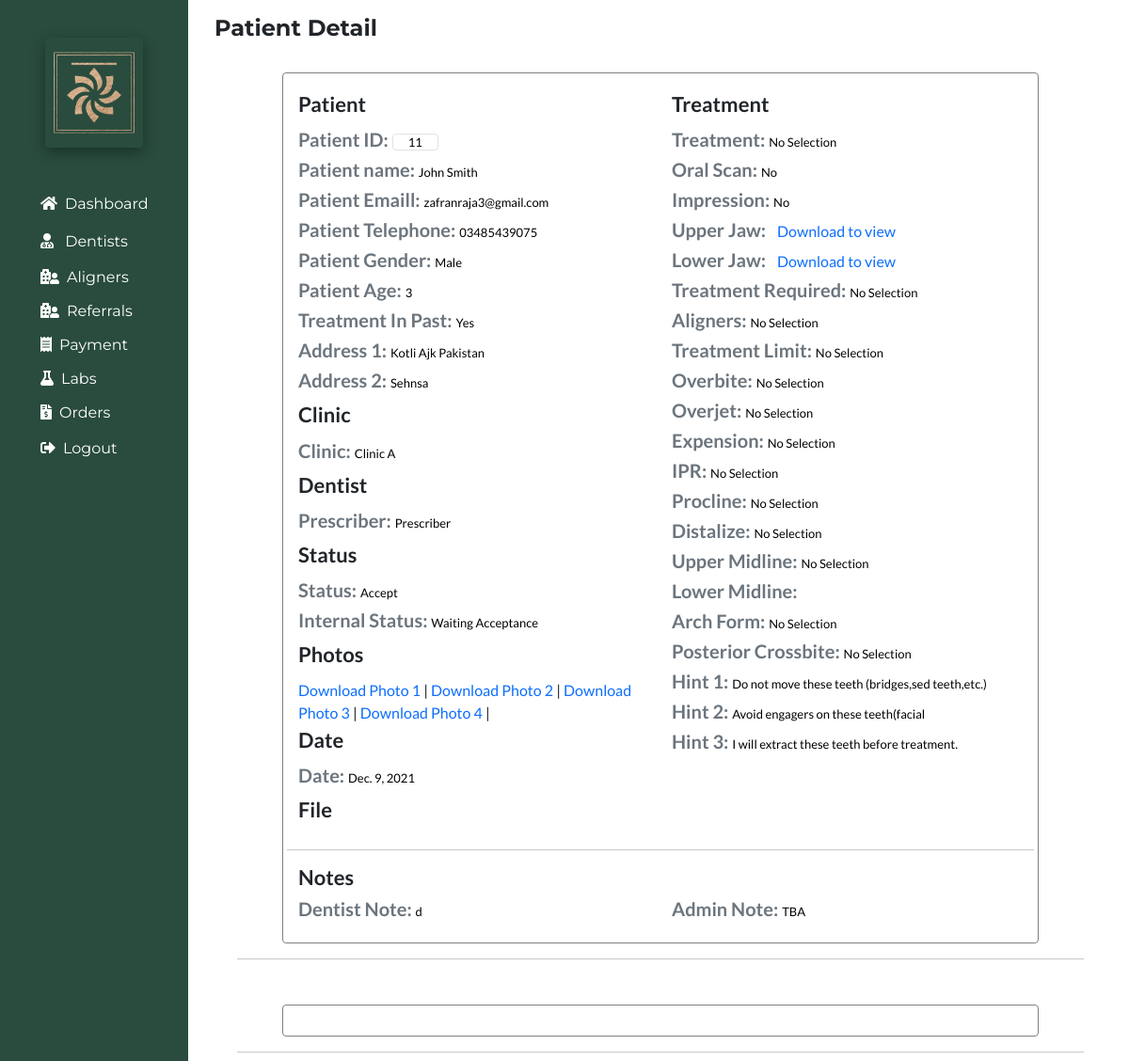
The app's page /patientdetail/11/ (signed in, upper part), older data.
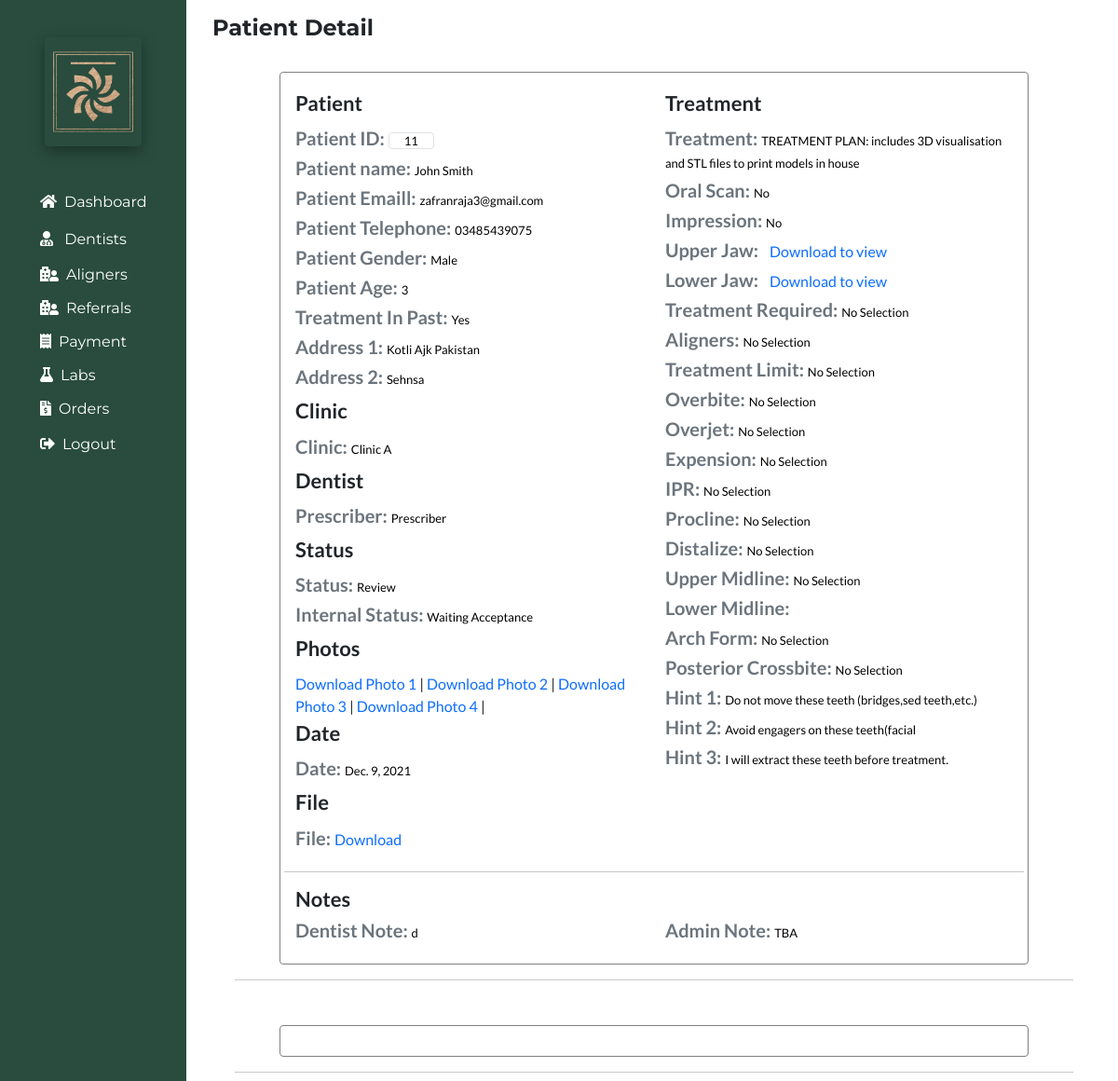
The same page, newer data.
### portfolioApp/models.py (models this page shows, shortened)
class Patient(models.Model):
    Dentist=models.ForeignKey(User,on_delete=models.CASCADE)
    Prescriber=models.CharField(max_length=100,null=True)
    Clinic=models.CharField(max_length=300,null=True)
    Email=models.CharField(max_length=300,null=True)
    Telephone=models.CharField(max_length=300,null=True)
    PatientName=models.CharField(max_length=100,null=True)
    Sex=models.CharField(max_length=100,null=True)
    TreatmentInPast=models.CharField(max_length=100,null=True)
    Age=models.CharField(max_length=100,null=True)
    Address1=models.CharField(max_length=100,null=True)
    Address2=models.CharField(max_length=100,null=True)
    OralScan=models.CharField(max_length=100,null=True)
    Impression=models.CharField(max_length=100,null=True)
    UpperJaw=models.FileField(null=True)
    LowerJaw=models.FileField(null=True)
    Photo1=models.ImageField(null=True)
    Photo2=models.ImageField(null=True)
    Photo3=models.ImageField(null=True)
    Photo4=models.ImageField(null=True)
    Treatment=models.CharField(max_length=50,null=True)
    TreatmentRequired=models.CharField(max_length=50,null=True)
    Aligners=models.CharField(max_length=50,null=True)
    TreatmentLimit=models.CharField(max_length=50,null=True)
    Overbite=models.CharField(max_length=50,null=True)
    Overjet=models.CharField(max_length=50,null=True)
    Expension=models.CharField(max_length=50,null=True)
    IPR=models.CharField(max_length=50,null=True)
    Procline=models.CharField(max_length=50,null=True)
    Distalize=models.CharField(max_length=50,null=True)
    UpperMidline=models.CharField(max_length=50,null=True)
    LoverMidline=models.CharField(max_length=50,null=True)
    ArchForm=models.CharField(max_length=50,null=True)
    PCrossbite=models.CharField(max_length=50,null=True)
    Hint1=models.CharField(max_length=50,null=True)
    Hint2=models.CharField(max_length=50,null=True)
    Hint3=models.CharField(max_length=50,null=True)
    DentistNote=models.TextField(default="Not Added",null=True)
    AdminNote=models.TextField(default="Not Added",null=True)
    Status=models.CharField(max_length=20,default="Pending",null=True,choices=(("Accept","Accept"),("Review","Review"),("Decline","Decline"),("On-Hold","On-Hold")
    ))
    InternalStatus=models.CharField(max_length=30,null=True,default="On")
    Date=models.DateField(auto_now_add=True)
    file=models.FileField(null=True)
    AdminStatus = models.CharField(max_length=1000,null=True)
    Stage = models.CharField(max_length=1000,null=True)
    Note = models.CharField(max_length=10000,null=True)
    Action = models.CharField(max_length=1000,null=True)

### portfolioApp/views.py (the view, shortened to what this page needs)
# urls.py: path('patientdetail/<int:id>/', views.patientdetail, name='patientdetail'),
@login_required(login_url='login')
def patientdetail(request,id):
    patient=Patient.objects.get(id=id)
    proposed=PatientProposedTreatment.objects.filter(Patient=patient).order_by('-id')[:1]
    adminuploads=ImageUploadAdmin.objects.filter(Patient=patient).order_by('-id')[:1]
    if "SubmitStatus" in request.POST:
        patient.Status=request.POST.get('Status')
        patient.save()
    if "SubmitInternalStatus" in request.POST:
        patient.InternalStatus=request.POST.get('InternalStatus')
        patient.save()
    context={
        'patient':patient,
        'proposed':proposed,
        'adminuploads':adminuploads,
    }
    return render(request, 'patientdetail.html', context)

### portfolioApp/templates/patientdetail.html (shortened to what the changed rows need)
{% extends 'base.html' %}
{% load static %}
{% block body %}
<section class="px-4">
<div class="container">
<div class="patient-details rounded mx-5 my-3 p-3"style="border:1px solid gray;">
<div class="row">
<div class="col-sm-6">
<h6><b class="text-secondary">Patient ID:</b>  <span class="border rounded px-3 py-0"style="font-size:13px;color:black;">{{patient.id}}</span></h6>
<h6><b class="text-secondary">Patient name:</b>  <span style="font-size:13px;color:black;">{{patient.PatientName}}</span></h6>
<h6><b class="text-secondary">Patient Emaill:</b>  <span style="font-size:13px;color:black;">{{patient.Email}}</span></h6>
<h6><b class="text-secondary">Patient Telephone:</b>  <span style="font-size:13px;color:black;">{{patient.Telephone}}</span></h6>
<h6><b class="text-secondary">Patient Gender:</b>  <span style="font-size:13px;color:black;">{{patient.Sex}}</span></h6>
<h6><b class="text-secondary">Patient Age:</b>  <span style="font-size:13px;color:black;">{{patient.Age}}</span></h6>
<h6><b class="text-secondary">Treatment In Past:</b>  <span style="font-size:13px;color:black;">{{patient.TreatmentInPast}}</span></h6>
<h6><b class="text-secondary">Address 1:</b>  <span style="font-size:13px;color:black;">{{patient.Address1}}</span></h6>
<h6><b class="text-secondary">Address 2:</b>  <span style="font-size:13px;color:black;">{{patient.Address2}}</span></h6>
<h6><b class="text-secondary">Clinic:</b>  <span style="font-size:13px;color:black;">{{patient.Clinic}}</span></h6>
<h6><b class="text-secondary">Prescriber:</b>  <span style="font-size:13px;color:black;">{{patient.Prescriber}}</span></h6>
<h6><b class="text-secondary">Status:</b>  <span style="font-size:13px;color:black;">{{patient.Status}}</span></h6>
<h6><b class="text-secondary">Internal Status:</b>  <span style="font-size:13px;color:black;">{{patient.InternalStatus}}</span></h6>
<h6><b class="text-secondary">Date:</b>  <span style="font-size:13px;color:black;">{{patient.Date}}</span></h6>
{% if patient.file %}
<h6><b class="text-secondary">File:</b>  <span style="font-size:13px;color:black;"><a class="text-primary py-1 my-3 rounded"href="{% url 'file_download' patient.id %}" download>Download</a></span></h6>
{% endif %}
</div>
<div class="col-sm-6">
<h6><b class="text-secondary">Treatment:</b>  <span style="font-size:13px;color:black;">{{patient.Treatment}}</span></h6>
<h6><b class="text-secondary">Oral Scan:</b>  <span style="font-size:13px;color:black;">{{patient.OralScan}}</span></h6>
<h6><b class="text-secondary">Impression:</b>  <span style="font-size:13px;color:black;">{{patient.Impression}}</span></h6>
<h6><b class="text-secondary">Treatment Required:</b> <span style="font-size:13px;color:black;">{{patient.TreatmentRequired}}</span></h6>
<h6><b class="text-secondary">Aligners:</b>  <span style="font-size:13px;color:black;">{{patient.Aligners}}</span></h6>
<h6><b class="text-secondary">Treatment Limit:</b>  <span style="font-size:13px;color:black;">{{patient.TreatmentLimit}}</span></h6>
<h6><b class="text-secondary">Overbite:</b>  <span style="font-size:13px;color:black;">{{patient.Overbite}}</span></h6>
<h6><b class="text-secondary">Overjet:</b>  <span style="font-size:13px;color:black;">{{patient.Overjet}}</span></h6>
<h6><b class="text-secondary">Expension:</b>  <span style="font-size:13px;color:black;">{{patient.Expension}}</span></h6>
<h6><b class="text-secondary">IPR:</b>  <span style="font-size:13px;color:black;">{{patient.IPR}}</span></h6>
<h6><b class="text-secondary">Procline:</b>  <span style="font-size:13px;color:black;">{{patient.Procline}}</span></h6>
<h6><b class="text-secondary">Distalize:</b>  <span style="font-size:13px;color:black;">{{patient.Distalize}}</span></h6>
<h6><b class="text-secondary">Upper Midline:</b>  <span style="font-size:13px;color:black;">{{patient.UpperMidline}}</span></h6>
<h6><b class="text-secondary">Arch Form:</b>  <span style="font-size:13px;color:black;">{{patient.ArchForm}}</span></h6>
<h6><b class="text-secondary">Posterior Crossbite:</b>  <span style="font-size:13px;color:black;">{{patient.PCrossbite}}</span></h6>
<h6><b class="text-secondary">Hint 1:</b>  <span style="font-size:13px;color:black;">{{patient.Hint1}}</span></h6>
<h6><b class="text-secondary">Hint 2:</b>  <span style="font-size:13px;color:black;">{{patient.Hint2}}</span></h6>
<h6><b class="text-secondary">Hint 3:</b>  <span style="font-size:13px;color:black;">{{patient.Hint3}}</span></h6>
</div>
<div class="col-sm-6 dentist-note">
<h6><b class="text-secondary">Dentist Note:</b>  <span style="font-size:13px;color:black;">{{patient.DentistNote}}</span></h6>
</div>
<div class="col-sm-6 admin-note">
<h6><b class="text-secondary">Admin Note:</b>  <span style="font-size:13px;color:black;">{{patient.AdminNote}}</span></h6>
</div>
</div>
</div>
</div>
</div>
{% endblock body %}

Row changes from the older to the newer data that the page shows:
changed Patient "John Smith": Status "Accept" → "Review"; file empty → "Book1_3.xlsx" (drawn); Treatment "No Selection" → "TREATMENT PLAN: includes 3D visualisation and STL files to print models in house"
Text that changed along with them:
text now shown: "File: Download"
